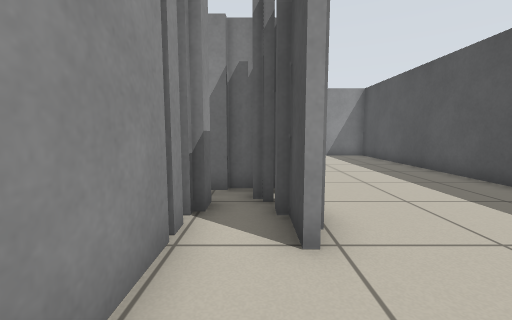
view 1 (above)

24 first-person views from a walk through a Stage world. The camera is 0.68 m above the floor, tilts 6° down and sees 90° across. The lines on the ground mark 1 m squares. The floor is counted in squares, 0.5 m on a side. Each view is taken from the middle of a square. On the plan, view 1 faces up. The plan holds only what a view shows up to about 13 squares ahead; the rest is blank. The robots in the file are not drawn.

view 2
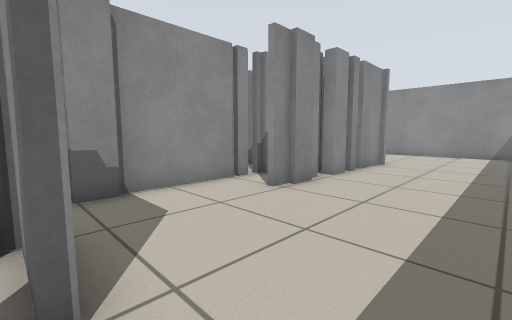

view 3
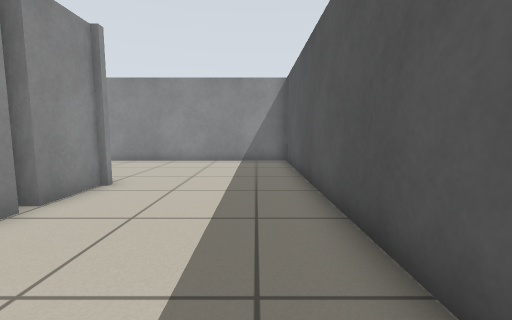

view 4
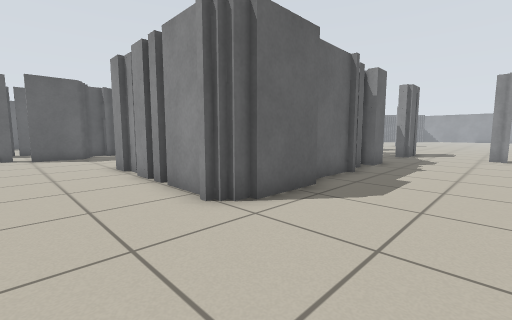

view 5
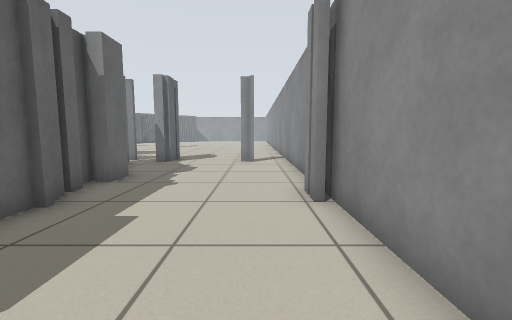

view 6
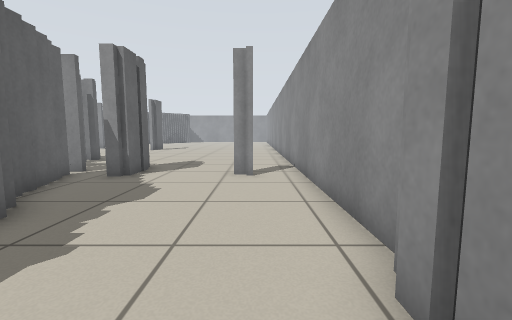

view 7
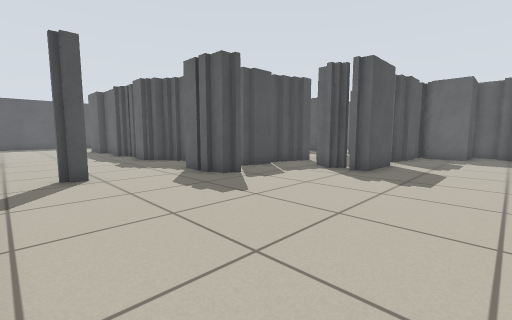

view 8
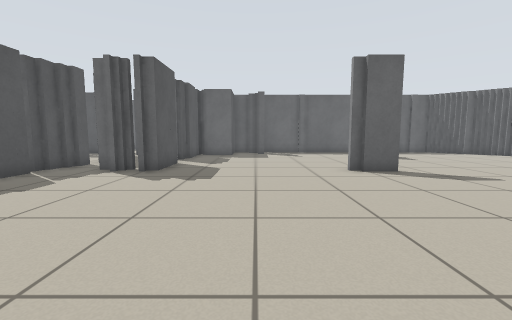

view 9
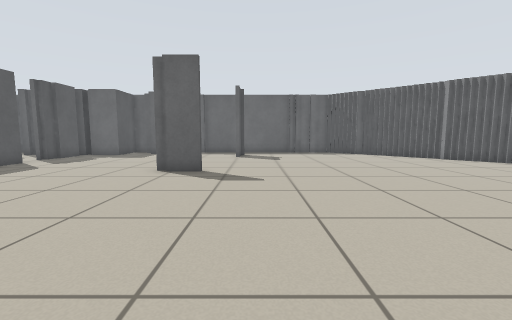

view 10
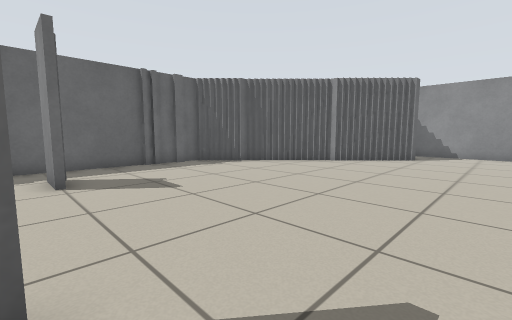

view 11
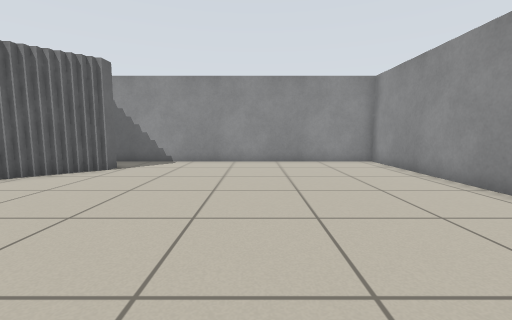

view 12
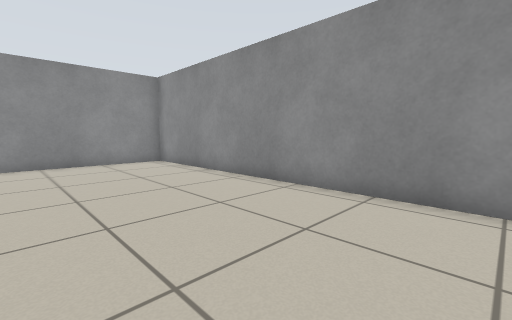

view 13
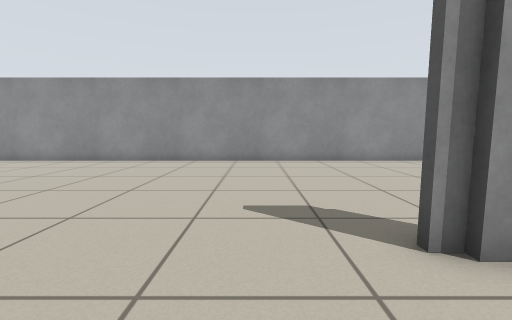

view 14
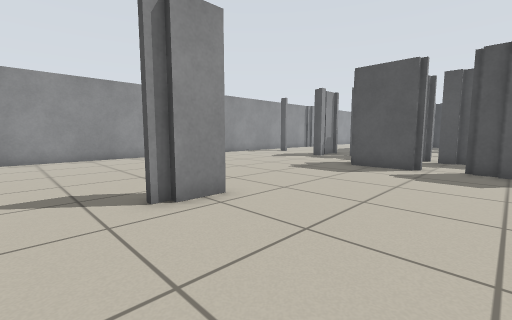

view 15
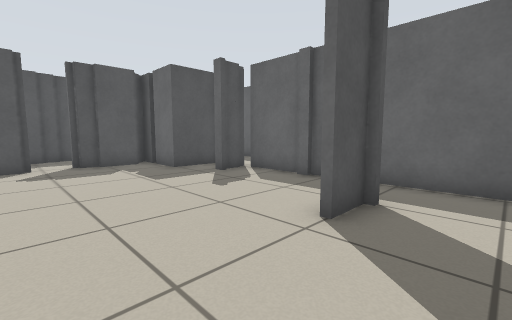

view 16
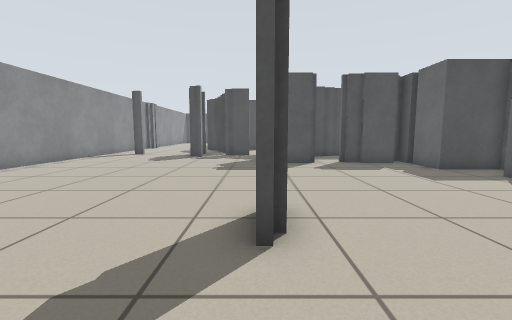

view 17
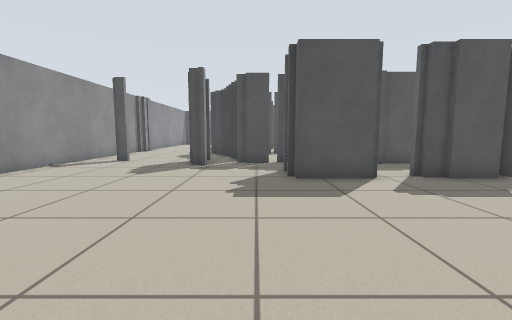

view 18
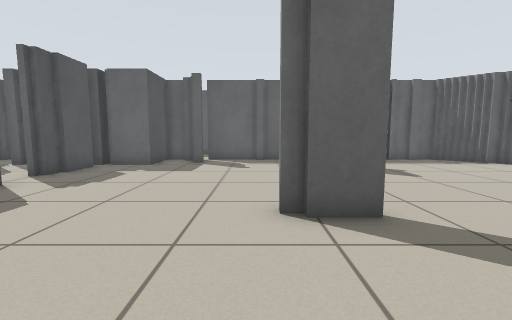

view 19
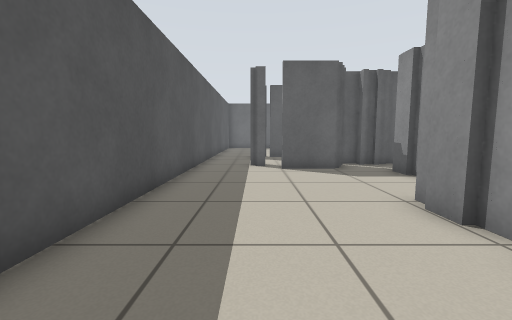

view 20
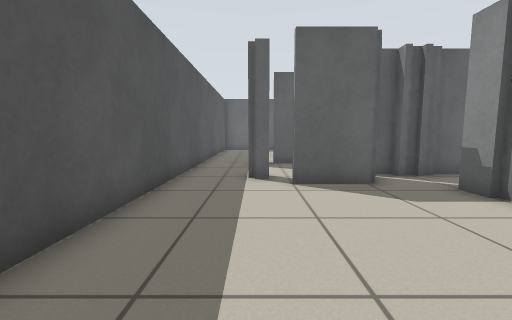

view 21
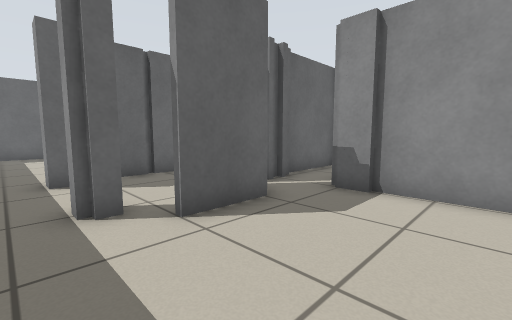

view 22
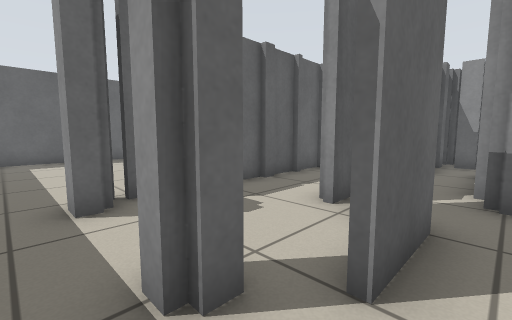

view 23
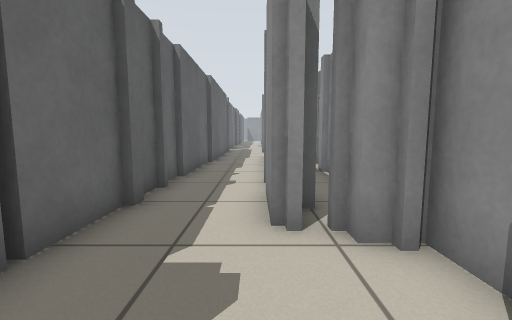

view 24
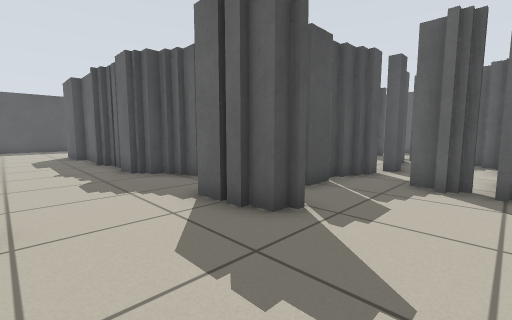

### Floor plan
Key: @ floor where view 1 was taken; # wall or solid block; x gap in a wall; . floor.
Columns run from 43 left of view 1 to 6 right of it. Each row starts with its distance up from view 1.
 16 ##################################################
 15 #....................................##..........#
 14 #.............................#..................#
 13 #................................................#
 12 #................................................#
 11 #................................................#
 10 #............................###...##########....#
  9 #..............................x.####       #....#
  8 #.............................####          #....#
  7 #.............................#             #....#
  6 #................##.......## .x             #....#
  5 #.........................#####            ##....#
  4 ####......................#..##           ###....#
  3 #  ##........................#.           #.#....#
  2     ##....................x..#            #......#
  1      ##...................#..##           #......#
  0       ##........#.........##.##           #@.....#
 -1        ##.......#.......######     ####  ##......#
 -2         ##...........##.###        ## #.....###..#
 -3          ################       #############..#.#
 -4                       ..                ####.....#
 -5                                   ...............#
 -6                                   #########    #.#
 -7                                        #########.#
 -8                                               ...#
 -9                                              ....
-10                                                ..
-11                                                ..
-12                                                ..
-13                                               ...
-14                                               ...
-15                                             #####

Where each view was taken, in squares from view 1:
view 1: 0 up, 0 right, facing up
view 2: 2 down, 5 right, facing up-left
view 3: 3 up, 5 right, facing up
view 4: 14 up, 4 right, facing down-left
view 5: 14 up, 0 right, facing left
view 6: 14 up, 4 left, facing left
view 7: 15 up, 21 left, facing down-right
view 8: 15 up, 21 left, facing down
view 9: 15 up, 28 left, facing down
view 10: 8 up, 26 left, facing down-left
view 11: 10 up, 31 left, facing left
view 12: 10 up, 31 left, facing up-left
view 13: 3 up, 28 left, facing up
view 14: 1 up, 28 left, facing up-right
view 15: 4 up, 29 left, facing down-right
view 16: 6 up, 29 left, facing right
view 17: 7 up, 25 left, facing right
view 18: 10 up, 24 left, facing down
view 19: 8 up, 4 right, facing down
view 20: 5 up, 4 right, facing down
view 21: 2 up, 5 right, facing down-left
view 22: 1 down, 5 right, facing down-left
view 23: 4 down, 4 right, facing left
view 24: 13 up, 17 left, facing down-right
